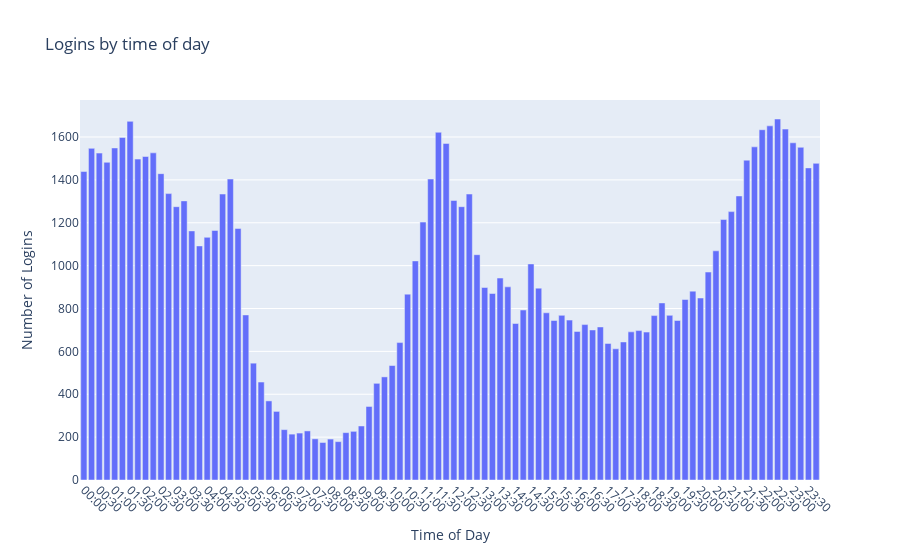

Notebook code cell kept with this figure:
### Code cell
# plot daily login trend
fig = px.bar(data_frame = counts_15min, x ='time of day', y='counts', title='Logins by time of day')
fig.update_xaxes(title_text='Time of Day', tickangle=45); fig.update_yaxes(title_text='Number of Logins')
fig.show()

### Figure 1 — Plotly figure (JSON) as saved in the notebook; plotly's stock layout.template omitted (floating-point values rounded to 4 significant figures)
{"data": [{"alignmentgroup": "True", "hovertemplate": "time of day=%{x}<br>counts=%{y}<extra></extra>", "legendgroup": "", "marker": {"color": "#636efa", "pattern": {"shape": ""}}, "name": "", "offsetgroup": "", "orientation": "v", "showlegend": false, "textposition": "auto", "type": "bar", "x": ["00:00", "00:15", "00:30", "00:45", "01:00", "01:15", "01:30", "01:45", "02:00", "02:15", "02:30", "02:45", "03:00", "03:15", "03:30", "03:45", "04:00", "04:15", "04:30", "04:45", "05:00", "05:15", "05:30", "05:45", "06:00", "06:15", "06:30", "06:45", "07:00", "07:15", "07:30", "07:45", "08:00", "08:15", "08:30", "08:45", "09:00", "09:15", "09:30", "09:45", "10:00", "10:15", "10:30", "10:45", "11:00", "11:15", "11:30", "11:45", "12:00", "12:15", "12:30", "12:45", "13:00", "13:15", "13:30", "13:45", "14:00", "14:15", "14:30", "14:45", "15:00", "15:15", "15:30", "15:45", "16:00", "16:15", "16:30", "16:45", "17:00", "17:15", "17:30", "17:45", "18:00", "18:15", "18:30", "18:45", "19:00", "19:15", "19:30", "19:45", "20:00", "20:15", "20:30", "20:45", "21:00", "21:15", "21:30", "21:45", "22:00", "22:15", "22:30", "22:45", "23:00", "23:15", "23:30", "23:45"], "xaxis": "x", "y": [1439, 1547, 1525, 1482, 1549, 1598, 1673, 1497, 1509, 1526, 1429, 1336, 1275, 1302, 1162, 1092, 1132, 1164, 1334, 1404, 1173, 770, 545, 457, 369, 320, 235, 214, 219, 229, 192, 175, 191, 179, 221, 227, 252, 343, 451, 481, 534, 641, 867, 1022, 1203, 1404, 1622, 1570, 1304, 1275, 1334, 1051, 898, 870, 942, 901, 730, 793, 1008, 895, 780, 744, 768, 746, 693, 725, 700, 714, 637, 612, 644, 691, 697, 690, 767, 826, 768, 744, 842, 881, 849, 970, 1069, 1215, 1252, 1325, 1492, 1554, 1634, 1652, 1684, 1637, 1573, 1552, 1456, 1477], "yaxis": "y"}], "layout": {"barmode": "relative", "legend": {"tracegroupgap": 0}, "title": {"text": "Logins by time of day"}, "xaxis": {"anchor": "y", "domain": [0, 1], "tickangle": 45, "title": {"text": "Time of Day"}}, "yaxis": {"anchor": "x", "domain": [0, 1], "title": {"text": "Number of Logins"}}}}
